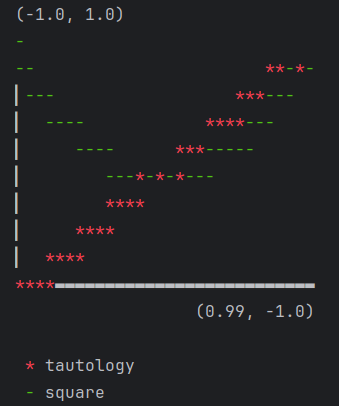

Reproduce this figure in Python.
import ansiplot

x = [(i - 100) * 0.01 for i in range(200)]
square = [value**2 for value in x]

plot = ansiplot.Scaled(30, 10)
plot.plot(x, x, title="tautology")
plot.plot(x, square, title="square")
plot.show()
